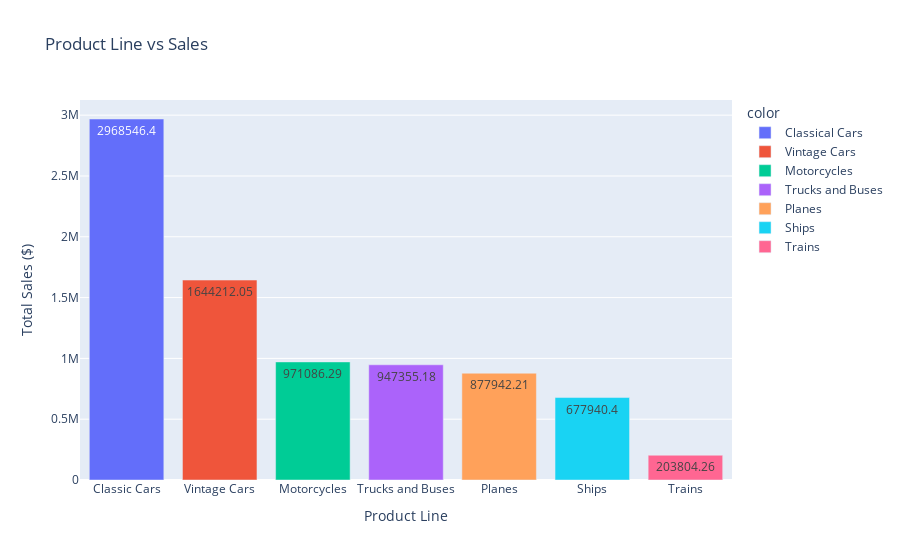

Notebook code for this chart:
### Markdown cell above
- what?

### Code cell
#ProductLine vs Sales
product_sales = df.groupby('ProductLine')['Exact Sales'].sum().sort_values(ascending=False).reset_index()
fig = px.bar(product_sales, x='ProductLine', y='Exact Sales', title='Product Line vs Sales', text='Exact Sales', color=product_line_colors,
             labels={'ProductLine':'Product Line', 'Exact Sales':'Total Sales ($)'})
fig.update_layout(yaxis={'categoryorder':'total ascending'})
fig.show()

### Figure 1 — Plotly figure (JSON) as saved in the notebook; plotly's stock layout.template omitted (floating-point values rounded to 4 significant figures)
{"data": [{"alignmentgroup": "True", "hovertemplate": "color=Classical Cars<br>Product Line=%{x}<br>Total Sales ($)=%{text}<extra></extra>", "legendgroup": "Classical Cars", "marker": {"color": "#636efa", "pattern": {"shape": ""}}, "name": "Classical Cars", "offsetgroup": "Classical Cars", "orientation": "v", "showlegend": true, "text": [2969000.0], "textposition": "auto", "type": "bar", "x": ["Classic Cars"], "xaxis": "x", "y": [2969000.0], "yaxis": "y"}, {"alignmentgroup": "True", "hovertemplate": "color=Vintage Cars<br>Product Line=%{x}<br>Total Sales ($)=%{text}<extra></extra>", "legendgroup": "Vintage Cars", "marker": {"color": "#EF553B", "pattern": {"shape": ""}}, "name": "Vintage Cars", "offsetgroup": "Vintage Cars", "orientation": "v", "showlegend": true, "text": [1644000.0], "textposition": "auto", "type": "bar", "x": ["Vintage Cars"], "xaxis": "x", "y": [1644000.0], "yaxis": "y"}, {"alignmentgroup": "True", "hovertemplate": "color=Motorcycles<br>Product Line=%{x}<br>Total Sales ($)=%{text}<extra></extra>", "legendgroup": "Motorcycles", "marker": {"color": "#00cc96", "pattern": {"shape": ""}}, "name": "Motorcycles", "offsetgroup": "Motorcycles", "orientation": "v", "showlegend": true, "text": [971100.0], "textposition": "auto", "type": "bar", "x": ["Motorcycles"], "xaxis": "x", "y": [971100.0], "yaxis": "y"}, {"alignmentgroup": "True", "hovertemplate": "color=Trucks and Buses<br>Product Line=%{x}<br>Total Sales ($)=%{text}<extra></extra>", "legendgroup": "Trucks and Buses", "marker": {"color": "#ab63fa", "pattern": {"shape": ""}}, "name": "Trucks and Buses", "offsetgroup": "Trucks and Buses", "orientation": "v", "showlegend": true, "text": [947400.0], "textposition": "auto", "type": "bar", "x": ["Trucks and Buses"], "xaxis": "x", "y": [947400.0], "yaxis": "y"}, {"alignmentgroup": "True", "hovertemplate": "color=Planes<br>Product Line=%{x}<br>Total Sales ($)=%{text}<extra></extra>", "legendgroup": "Planes", "marker": {"color": "#FFA15A", "pattern": {"shape": ""}}, "name": "Planes", "offsetgroup": "Planes", "orientation": "v", "showlegend": true, "text": [877900.0], "textposition": "auto", "type": "bar", "x": ["Planes"], "xaxis": "x", "y": [877900.0], "yaxis": "y"}, {"alignmentgroup": "True", "hovertemplate": "color=Ships<br>Product Line=%{x}<br>Total Sales ($)=%{text}<extra></extra>", "legendgroup": "Ships", "marker": {"color": "#19d3f3", "pattern": {"shape": ""}}, "name": "Ships", "offsetgroup": "Ships", "orientation": "v", "showlegend": true, "text": [677900.0], "textposition": "auto", "type": "bar", "x": ["Ships"], "xaxis": "x", "y": [677900.0], "yaxis": "y"}, {"alignmentgroup": "True", "hovertemplate": "color=Trains<br>Product Line=%{x}<br>Total Sales ($)=%{text}<extra></extra>", "legendgroup": "Trains", "marker": {"color": "#FF6692", "pattern": {"shape": ""}}, "name": "Trains", "offsetgroup": "Trains", "orientation": "v", "showlegend": true, "text": [203800.0], "textposition": "auto", "type": "bar", "x": ["Trains"], "xaxis": "x", "y": [203800.0], "yaxis": "y"}], "layout": {"barmode": "relative", "legend": {"title": {"text": "color"}, "tracegroupgap": 0}, "title": {"text": "Product Line vs Sales"}, "xaxis": {"anchor": "y", "domain": [0, 1], "title": {"text": "Product Line"}}, "yaxis": {"anchor": "x", "categoryorder": "total ascending", "domain": [0, 1], "title": {"text": "Total Sales ($)"}}}}
